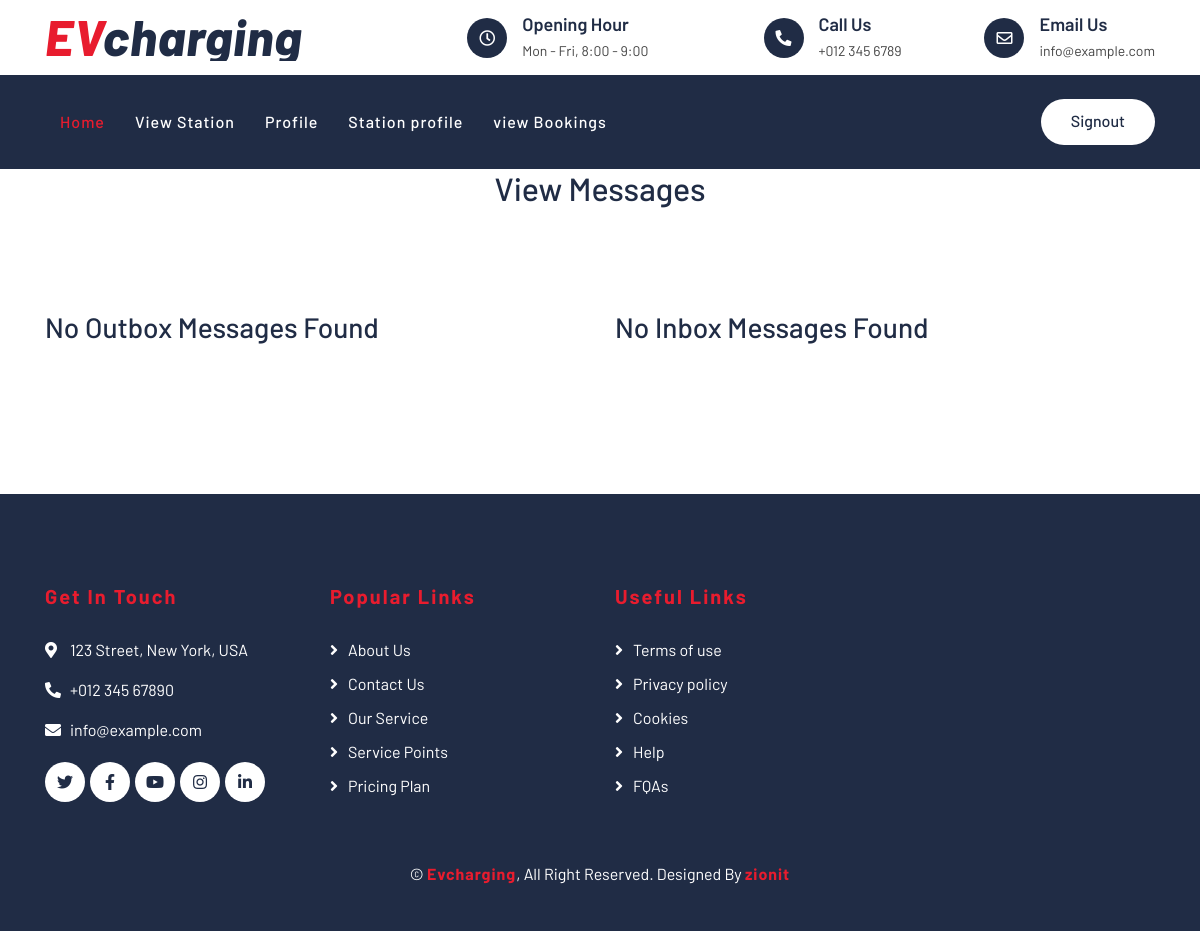
Before: /view_messages/ (signed in) with the older database file.
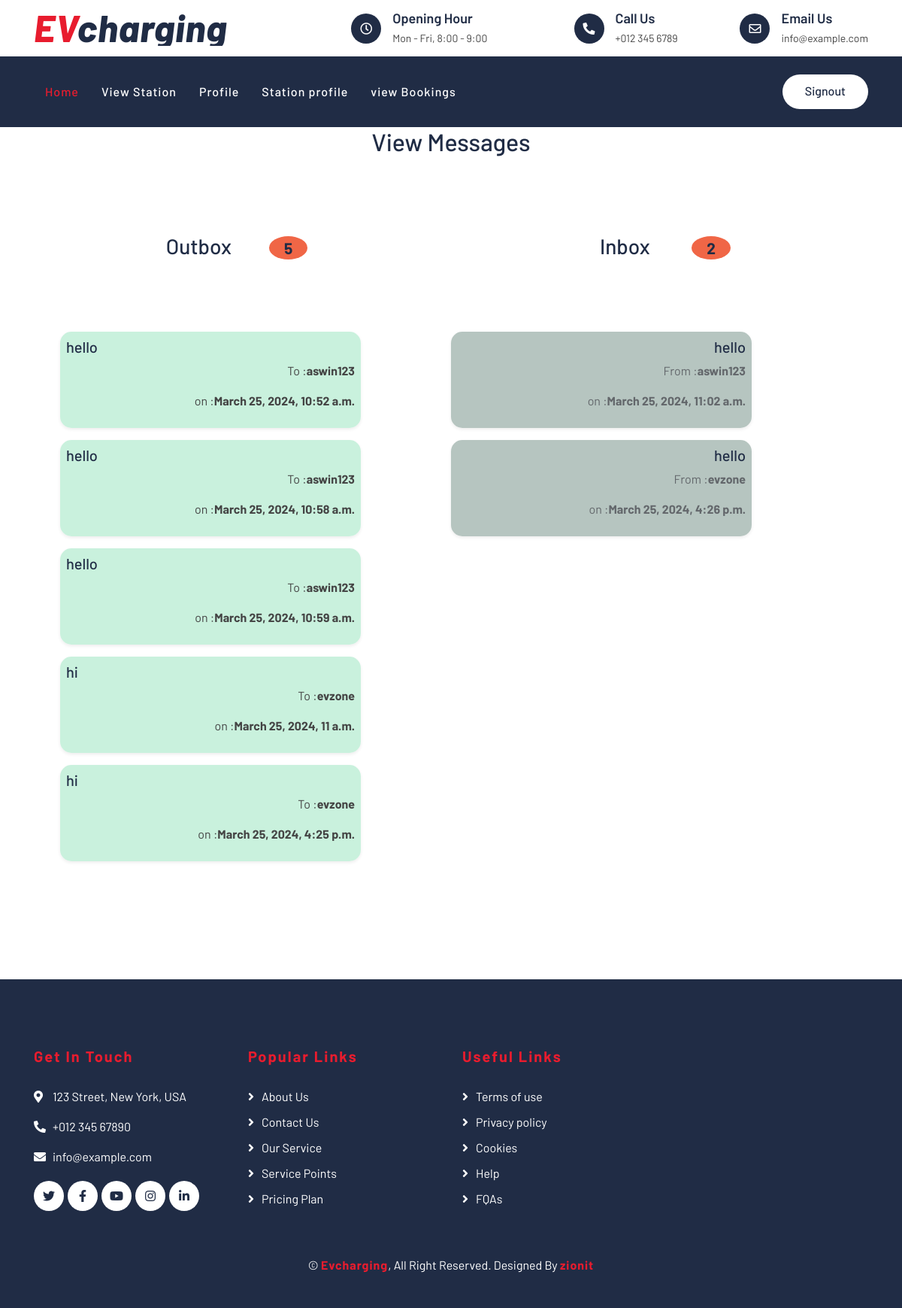
After: the same page with the newer database file.
### users_app/models.py (models this page shows)
class Message(models.Model):
    user=models.ForeignKey(User,on_delete=models.CASCADE,null=True,blank=True)
    station=models.ForeignKey(StationProfile,on_delete=models.CASCADE,null=True,blank=True)
    added_Date = models.DateTimeField(auto_now=True)
    message = models.CharField(max_length=200,null=True,blank=True)
    reply = models.BooleanField(default=False)

### station_app/models.py (models this page shows)
class StationProfile(models.Model):
    Phone_Number=models.IntegerField()
    Address=models.CharField(max_length=250)
    Profile_Image=models.FileField(upload_to="images",null=True,blank=True)
    user=models.ForeignKey(User,on_delete=models.CASCADE,null=True,blank=True)

### users_app/views.py (the view)
# urls.py: path('view_messages/', views.view_messages, name="view_messages"),
def view_messages(request):
    user_messages = Message.objects.filter(user=request.user).exclude(reply=True)
    reply_messages = Message.objects.filter(user=request.user).exclude(reply=False)
    user_messages_count = user_messages.count()
    reply_messages_count = reply_messages.count()
    return render(request, "users/view-messages.html",{"user_messages":user_messages,"reply_messages":reply_messages,"user_messages_count":user_messages_count,"reply_messages_count":reply_messages_count})

### templates/users/view-messages.html (shortened to what this page needs)
{% extends "users/viewpage.html" %}
{% load static %}
{% block content %}
<h2 class="title-subhny mb-2 text-center">View Messages </h2>
<section class="w3l-bottom-grids-6 py-5" id="services">
    <div class="container py-lg-5 py-md-4 py-2">
        <div class="row">
            <div class="col-6">
                {% if user_messages_count == 0 %}
                <h3><span>No Outbox Messages Found</span></h3>
                {% else %}
                <h3 class="text-center"><span>Outbox</span><span class="badge">{{user_messages_count}}
                    </span></h3>
                <div class="grids-area-hny main-cont-wthree-fea row pt-5 mt-5">
                    {% for v in user_messages %}
                    <div class="col-12  mb-3 shadow-sm p-2 inbox-card">
                        <div class="d-flex align-items-center justify-content-between">
                            <h5>{{v.message}}</h5>
                        </div>
                        <div class="text-right">
                          <p>To :<span class="font-weight-bold">{{ v.station.user.username }} </span></p>
                            <p>on :<span class="font-weight-bold">{{v.added_Date}} </span></p>
                        </div>
                    </div>
                    {% endfor %}
                </div>
                {% endif %}
            </div>
            <div class="col-6">
                {% if reply_messages_count == 0 %}
                <h3><span>No Inbox Messages Found</span> </h3>
                {% else %}
                <h3 class="text-center"><span>Inbox</span> <span class="badge"> {{reply_messages_count}} </span>
                </h3>
                <div class="grids-area-hny main-cont-wthree-fea row pt-5 mt-5">
                    {% for v in reply_messages %}
                    <div class="col-12  mb-3 shadow-sm p-2 outbox-card">
                        <div class="d-flex align-items-center justify-content-between">
                            <h5>{{v.message}}</h5>
                        </div>
                        <div class="text-right">
                            <p>From :<span class="font-weight-bold">{{ v.station.user.username }} </span></p>
                            <p>on :<span class="font-weight-bold">{{v.added_Date}} </span></p>
                        </div>
                    </div>
                    {% endfor %}
                </div>
                {% endif %}
            </div>
        </div>
    </div>
</section>
{%endblock%}

Changed rows visible on the page:
added Message: message "hello", station.user.username "aswin123", added_Date "March 25, 2024, 10:52 a.m.", shown under "Outbox5"
added Message: message "hello", station.user.username "aswin123", added_Date "March 25, 2024, 10:58 a.m.", shown under "Outbox5"
added Message: message "hello", station.user.username "aswin123", added_Date "March 25, 2024, 10:59 a.m.", shown under "Outbox5"
added Message: message "hi", station.user.username "evzone", added_Date "March 25, 2024, 11 a.m.", shown under "Outbox5"
added Message: message "hi", station.user.username "evzone", added_Date "March 25, 2024, 4:25 p.m.", shown under "Outbox5"
added Message: message "hello", station.user.username "aswin123", added_Date "March 25, 2024, 11:02 a.m.", shown under "Inbox2"
added Message: message "hello", station.user.username "evzone", added_Date "March 25, 2024, 4:26 p.m.", shown under "Inbox2"
Other visible differences:
{{ user_messages_count }}: (not shown) → "5"
{{ reply_messages_count }}: (not shown) → "2"
text no longer shown: "No Outbox Messages Found No Inbox Messages Found"
text now shown: "Outbox Inbox"
